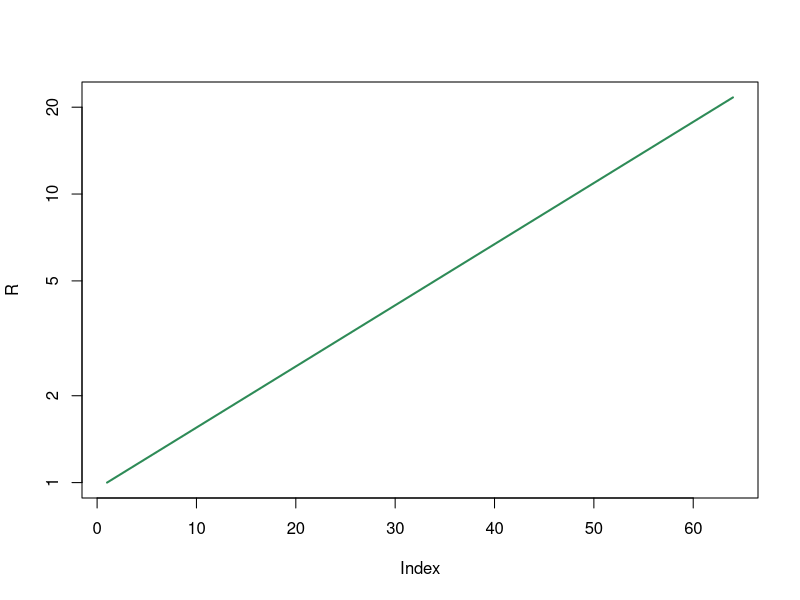
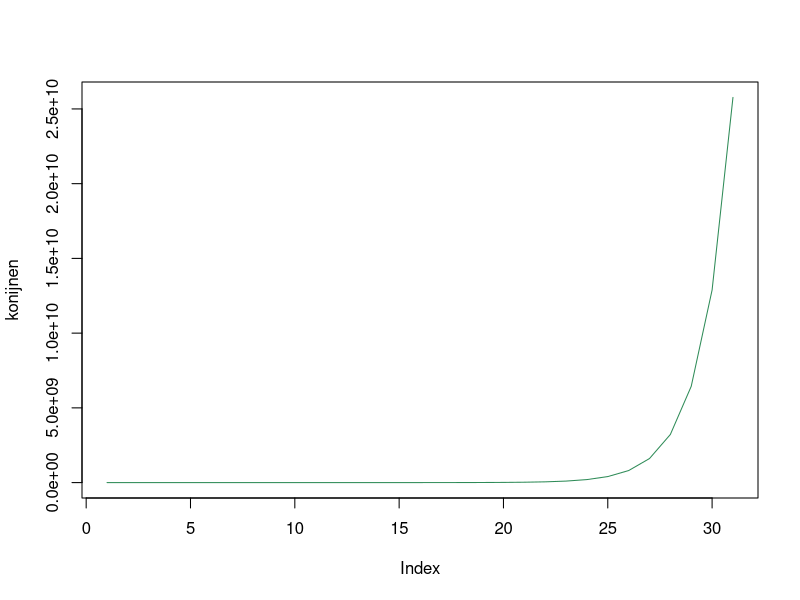
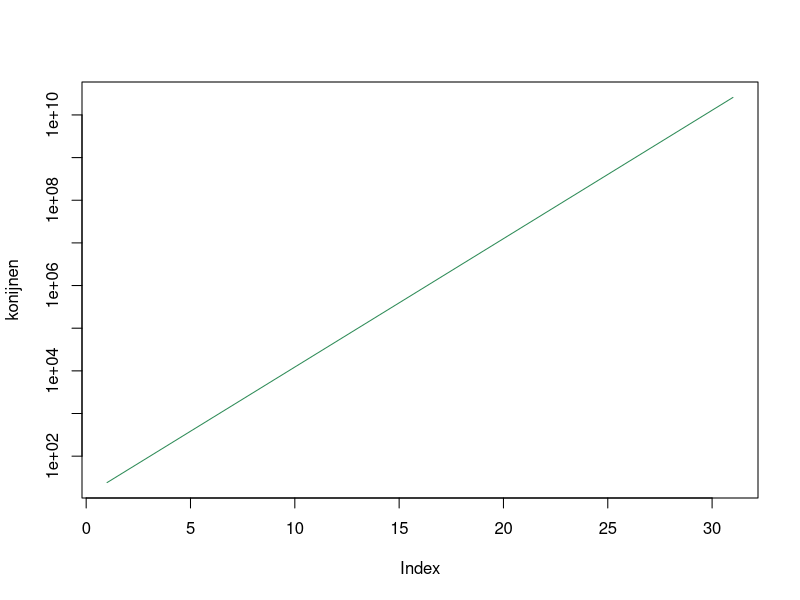
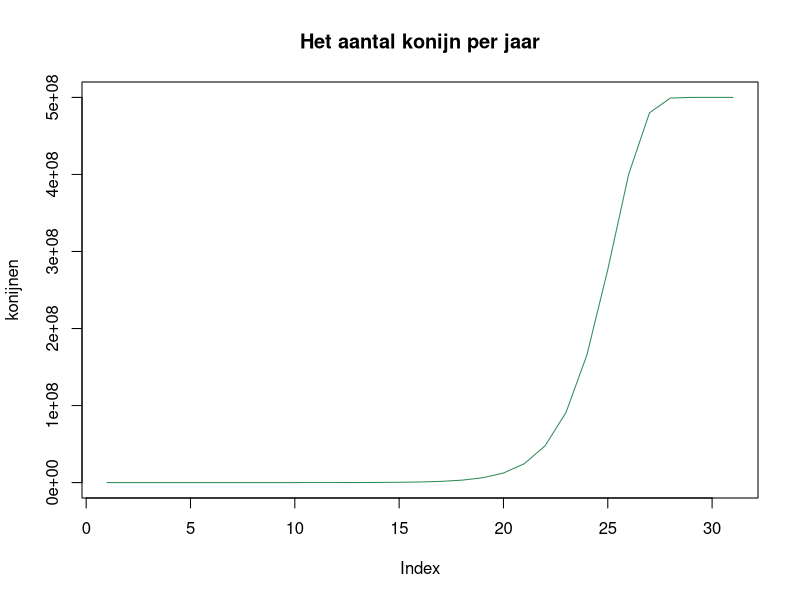
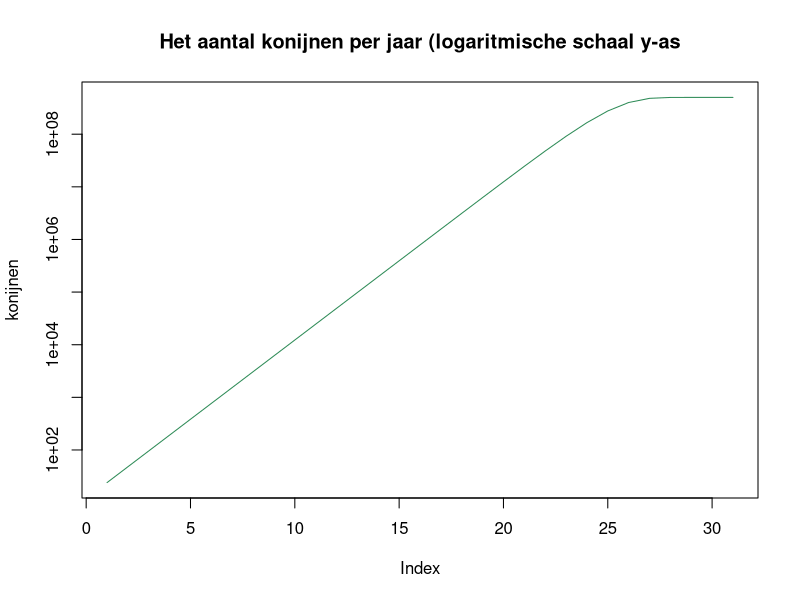
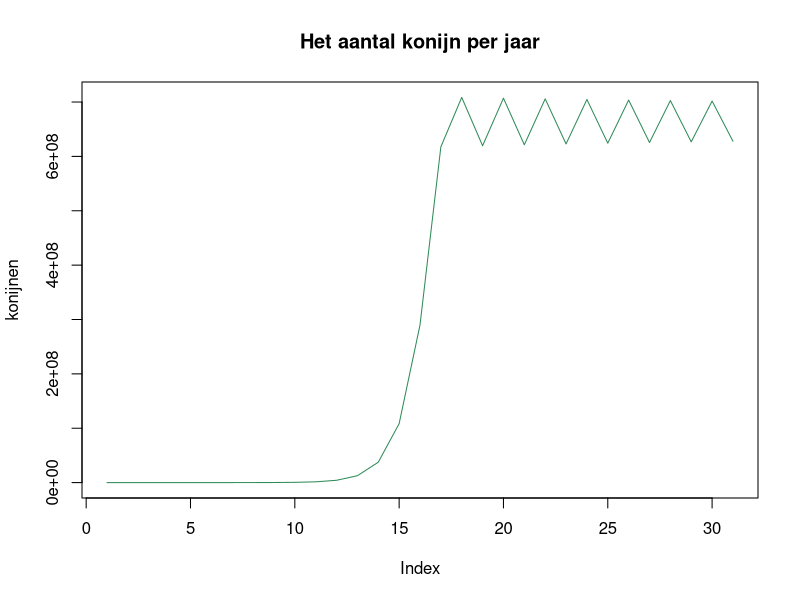
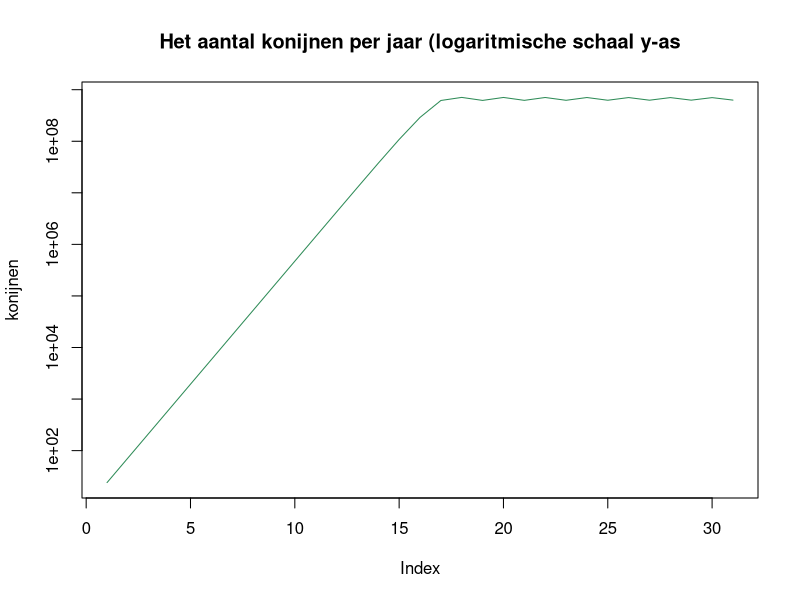
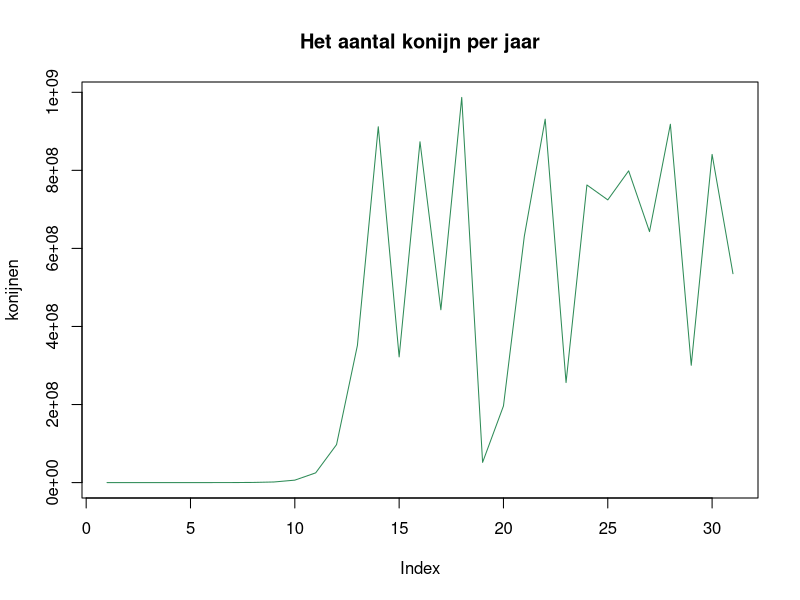

Write R code to recreate these figures, in order.
## ---- chunk 1
#| eval: true
#| echo: true
#| code-fold: false
#| label: fig-exponential

# beginaantal rijst
R <- 1

# herhaal iets 63 keer met een for-loop
for (i in 1:63) {
  R[i+1] <- R[i]*1.05 # R in volgende stap is 2*R in deze stap
}

plot(R , type='l', col="seagreen", log="y", lwd=2) 
## ---- chunk 2
sum(R)
## ---- chunk 3
# definieren van begin aantal konijnen
konijnen <- 24
# verdubbel het aantal konijnen 20 keer
for (i in 1:20){ 
konijnen <- konijnen * 2
}
# er zijn verschillende opties om "Het aantal konijnen na 20 tijdstappen is gelijk aan 25165824” te printen:
# met cat:
cat("Het aantal konijnen na 20 tijdstappen is gelijk aan ", konijnen)
# met paste:
paste("Het aantal konijnen na 20 tijdstappen is gelijk aan ", konijnen)
## ---- chunk 4
# Stap 1: Stel begin-aantal konijnen in
konijnen <- 24

# Stap 2: Verdubbel het aantal konijnen 30 keer
for (t in 1:30){
  konijnen[t+1] <- 2*konijnen[t]
}

# Stap 3: Plot het resultaat
plot(konijnen, type='l', col="seagreen")
## ---- chunk 5
# Stap 1: Stel begin -aantal konijnen in
konijnen <- 24
# Stap 2: Verdubbel het aantal konijnen 30 keer
for (t in 1:30){
konijnen [t+1] <- 2* konijnen [t]
}
# Stap 3: Plot het resultaat met een logaritmische y as, net zoals in de code van figuur 3
plot(konijnen , type='l', col="seagreen", log="y")
## ---- chunk 6
# Stap 1: Stel begin-aantal konijnen in
konijnen <- 24

# We maken een variabele voor K
K <- 10^9

# Stap 2: Verdubbel het aantal konijnen 30 keer
for (t in 1:30){
  # Reken eerst de waarde van f uit voor het aantal konijnen dat de populatie in de vorige tijdstap bevatte:
  f <- 1 - konijnen[t]/K
  # Gebruik dit vervolgens in de formule om het nieuwe aantal konijnen uit te rekenen
  konijnen[t+1] <- 2*konijnen[t]*f
}

# Stap 3: Plot het resultaat
plot(konijnen, type='l', col="seagreen", main = "Het aantal konijn per jaar")
paste("Het uiteindelijke aantal konijnen is gelijk aan", 
      konijnen[length(konijnen)]) # Dit is een manier om de laatste waarde van de vector konijnen te bekijken
## ---- chunk 7
plot(konijnen, type='l', col="seagreen", log="y", main = "Het aantal konijnen per jaar (logaritmische schaal y-as")
## ---- chunk 8
paste("Na 10 jaar zijn er", konijnen[11], "konijnen")
## ---- chunk 9
# Stap 1: Stel begin-aantal konijnen in
konijnen <- 24

# Stap 2: Bepaal waardes voor de parameters van het model
K <- 10^9
r <- 3

# Stap 3: Verdubbel het aantal konijnen 30 keer
for (t in 1:30){
  konijnen[t+1] <- r*konijnen[t]*(1 - konijnen[t]/K)
}

# Stap 4: Plot het resultaat
plot(konijnen, type='l', col="seagreen", main = "Het aantal konijn per jaar")
# plot op logaritmische schaal
plot(konijnen, type='l', col="seagreen", log="y", main = "Het aantal konijnen per jaar (logaritmische schaal y-as")
paste("Het uiteindelijke aantal konijnen is gelijk aan", 
      konijnen[length(konijnen)]) # Dit is een manier om de laatste waarde van de vector konijnen te bekijken
paste("Het aantal konijnen na 10 jaar is gelijk aan", 
      konijnen[11])
## ---- chunk 10
# Stap 1: Stel begin-aantal konijnen in
konijnen <- 24

# Stap 2: Bepaal waardes voor de parameters van het model
K <- 10^9
r <- 4

# Stap 3: Verdubbel het aantal konijnen 30 keer
for (t in 1:30){
  konijnen[t+1] <- r*konijnen[t]*(1 - konijnen[t]/K)
}

# Stap 4: Plot het resultaat
plot(konijnen, type='l', col="seagreen", main = "Het aantal konijn per jaar")
# plot op logaritmische schaal
plot(konijnen, type='l', col="seagreen", log="y", main = "Het aantal konijnen per jaar (logaritmische schaal y-as")
paste("Het uiteindelijke aantal konijnen is gelijk aan", 
      konijnen[length(konijnen)]) # Dit is een manier om de laatste waarde van de vector konijnen te bekijken
paste("Het aantal konijnen na 10 jaar is gelijk aan", 
      konijnen[11])
## ---- chunk 11
plot(c(13,100,292,619,1081,1695,2458,3191), log="y", type = "b")
## ---- chunk 12
# Stap 1: stel parameters in
p <- 2e11    
d <- 1/120   

# Stap 2: stel het beginaantal B in
B <- p/d

# Stap 3: maak functie die B, p, en d gebruikt om de verandering uit te rekenen
verandering <- function (B, p, d){
  delta <- p - d*B
  return(delta)
}

# Stap 4: een test of de functie werkt
verandering(B=p/d, p=p, d=d) 

# Stap 5: maak een lege lijst met begin-aantal erin
B <- c(0.9*p/d)

# Stap 6: reken 500 keer de volgende hoeveelheid B uit
for (t in 1:500) {
  B[t+1] <- B[t] + verandering(B=B[t], p=p, d=d)
}

# Stap 7: plot de tijdserie
plot(B, xlab="Tijd in dagen", ylab="Aantal rode bloedcellen", type="l", col="seagreen", lwd=2)
## ---- chunk 13
# Stap 1: stel parameters in
p <- 2e11    
d <- 1/120   

# Stap 2: stel het beginaantal B in
B <- p/d

# Stap 3: maak functie die B, p, en d gebruikt om de verandering uit te rekenen
verandering <- function (B, p, d){
  delta <- p - d*B
  return(delta)
}

# Stap 4: een test of de functie werkt
# verandering(B=p/d, p=p, d=d) 

# Stap 5: maak een lege lijst met begin-aantal erin
B <- c(0.99*p/d)

# Stap 6: reken 500 keer de volgende hoeveelheid B uit
for (t in 1:500) {
  B[t+1] <- B[t] + verandering(B=B[t], p=p, d=d)
}

# Stap 7: plot de tijdserie
plot(B, xlab="Tijd in dagen", ylab="Aantal rode bloedcellen", type="l", col="seagreen", lwd=2)
## ---- chunk 14
#| label: fig-rodebloedcellen-m
#| fig-cap: "Snelheid van herstel voor verschillende parameters."
#| fig-subcap: 
#|   - "Originele parameterwaarden."
#|   - "Grotere waarde voor p (snellere productie)."
#|   - "Kleinere waarde voor d (minder sterfte)."
#| layout-ncol: 3

# Originele parameterwaarden

# Stap 1: stel parameters in
p <- 2e11    
d <- 1/120   

# Stap 2: stel het beginaantal B in
B <- p/d

# Stap 3: maak functie die B, p, en d gebruikt om de verandering uit te rekenen
verandering <- function (B, p, d){
  delta <- p - d*B
  return(delta)
}

# Stap 4: een test of de functie werkt
# verandering(B=p/d, p=p, d=d) 

# Stap 5: maak een lege lijst met begin-aantal erin
B <- c(0.9*p/d)

# Stap 6: reken 500 keer de volgende hoeveelheid B uit
for (t in 1:500) {
  B[t+1] <- B[t] + verandering(B=B[t], p=p, d=d)
}

# Stap 7: plot de tijdserie
plot(B, xlab="Tijd in dagen", ylab="Aantal rode bloedcellen", type="l", col="seagreen", lwd=2)

# Grotere waarde voor p (snellere productie)

# Stap 1: stel parameters in
p <- 2e12    # verhoog p
d <- 1/120   # houdt d op de oude waarde

# Stap 2-4 blijft hetzelfde en kunnen we overslaan

# Stap 5: maak een lege lijst met begin-aantal erin
B <- c(0.9*p/d)

# Stap 6: reken 500 keer de volgende hoeveelheid B uit
for (t in 1:500) {
  B[t+1] <- B[t] + verandering(B=B[t], p=p, d=d)
}

# Stap 7: plot de tijdserie
plot(B, xlab="Tijd in dagen", ylab="Aantal rode bloedcellen", type="l", col="seagreen", lwd=2)


# Kleinere waarde voor d (minder sterfte)

# Stap 1: stel parameters in
p <- 2e11 # zet p terug naar de oude waarde    
d <- 1/240   # verlaag d

# Stap 2-4 blijft hetzelfde en kunnen we overslaan

# Stap 5: maak een lege lijst met begin-aantal erin
B <- c(0.9*p/d)

# Stap 6: reken 500 keer de volgende hoeveelheid B uit
for (t in 1:500) {
  B[t+1] <- B[t] + verandering(B=B[t], p=p, d=d)
}

# Stap 7: plot de tijdserie
plot(B, xlab="Tijd in dagen", ylab="Aantal rode bloedcellen", type="l", col="seagreen", lwd=2)
## ---- chunk 15
#| fig-cap: "Differentievergelijking"
#| fig-subcap: 
#|   - "r = 0.8"
#|   - "r = 2"
#|   - "r = 3"
#|   - "r = 4"
#| layout-ncol: 2

# R = 0.8
# Stap 1, definieer beginaantal konijnen en parameters
N <- 24    # aantal konijnen
r <- 0.8     # intrinsieke groeisnelheid
K <- 10^9  # schaalt de dichtheidsafhankelijkheid

# Stap 2: bereken het aantal konijnen in [t+1] 40 keer
for (t in 1:40){
  N[t+1] <- r*N[t]*(1-(N[t]/K))
}

# Stap 3: bekijk resultaten
plot(N,type="o",xlab="Tijd (jaren)", ylab="Aantal konijnen")

# R = 2
# Stap 1, definieer beginaantal konijnen en parameters
N <- 24    # aantal konijnen
r <- 2     # intrinsieke groeisnelheid
K <- 10^9  # schaalt de dichtheidsafhankelijkheid

# Stap 2: bereken het aantal konijnen in [t+1] 40 keer
for (t in 1:40){
  N[t+1] <- r*N[t]*(1-(N[t]/K))
}

# Stap 3: bekijk resultaten
plot(N,type="o",xlab="Tijd (jaren)", ylab="Aantal konijnen")

# R = 3
# Stap 1, definieer beginaantal konijnen en parameters
N <- 24    # aantal konijnen
r <- 3     # intrinsieke groeisnelheid
K <- 10^9  # schaalt de dichtheidsafhankelijkheid

# Stap 2: bereken het aantal konijnen in [t+1] 40 keer
for (t in 1:40){
  N[t+1] <- r*N[t]*(1-(N[t]/K))
}

# Stap 3: bekijk resultaten
plot(N,type="o",xlab="Tijd (jaren)", ylab="Aantal konijnen")

# R = 4
# Stap 1, definieer beginaantal konijnen en parameters
N <- 24    # aantal konijnen
r <- 4     # intrinsieke groeisnelheid
K <- 10^9  # schaalt de dichtheidsafhankelijkheid

# Stap 2: bereken het aantal konijnen in [t+1] 40 keer
for (t in 1:40){
  N[t+1] <- r*N[t]*(1-(N[t]/K))
}

# Stap 3: bekijk resultaten
plot(N,type="o",xlab="Tijd (jaren)", ylab="Aantal konijnen")
## ---- chunk 16
#| label: fig-diffvsdiffing-b
#| fig-cap: "Differentiaalvergelijking."
#| fig-subcap: 
#|   - "r = 0.8"
#|   - "r = 2"
#|   - "r = 4"
#|   - "r = 250"
#| layout-ncol: 2

# r = 0.8
# SIMPEL SCRIPT VOOR DIFFERENTIAALVERGELIJKING
# Stap 1, definieer beginaantal konijnen en parameters
N <- 24 
r <- 0.8
K <- 10^9

# Stap 2, definieer tijdstappen en maak een dataframe aan
delta_t <- 0.01 # grootte van de tijdstap
tijdstapjes <- seq(0,20,by=delta_t)
tijdserie <- data.frame(t=tijdstapjes,konijnen=N)

# Stap 3: Reken in kleine stapjes de volgende N uit
for (t in 1:length(tijdstapjes)-1){
  groeiN <- delta_t * r*N*(1-N/K)  
  N <- N + groeiN 
  tijdserie[t+1,"konijnen"] <- N
}

# Stap 3: bekijk resultaten
plot(tijdserie$t, tijdserie$konijnen, type="l",xlab="Tijd (jaren)", ylab="Aantal konijnen")

# r = 2
# SIMPEL SCRIPT VOOR DIFFERENTIAALVERGELIJKING
# Stap 1, definieer beginaantal konijnen en parameters
N <- 24 
r <- 2
K <- 10^9

# Stap 2, definieer tijdstappen en maak een dataframe aan
delta_t <- 0.01 # grootte van de tijdstap
tijdstapjes <- seq(0,20,by=delta_t)
tijdserie <- data.frame(t=tijdstapjes,konijnen=N)

# Stap 3: Reken in kleine stapjes de volgende N uit
for (t in 1:length(tijdstapjes)-1){
  groeiN <- delta_t * r*N*(1-N/K)  
  N <- N + groeiN 
  tijdserie[t+1,"konijnen"] <- N
}

# Stap 3: bekijk resultaten
plot(tijdserie$t, tijdserie$konijnen, type="l",xlab="Tijd (jaren)", ylab="Aantal konijnen")

# r = 4
# SIMPEL SCRIPT VOOR DIFFERENTIAALVERGELIJKING
# Stap 1, definieer beginaantal konijnen en parameters
N <- 24 
r <- 4
K <- 10^9

# Stap 2, definieer tijdstappen en maak een dataframe aan
delta_t <- 0.01 # grootte van de tijdstap
tijdstapjes <- seq(0,20,by=delta_t)
tijdserie <- data.frame(t=tijdstapjes,konijnen=N)

# Stap 3: Reken in kleine stapjes de volgende N uit
for (t in 1:length(tijdstapjes)-1){
  groeiN <- delta_t * r*N*(1-N/K)  
  N <- N + groeiN 
  tijdserie[t+1,"konijnen"] <- N
}

# Stap 3: bekijk resultaten
plot(tijdserie$t, tijdserie$konijnen, type="l",xlab="Tijd (jaren)", ylab="Aantal konijnen")

# r = 250
# SIMPEL SCRIPT VOOR DIFFERENTIAALVERGELIJKING
# Stap 1, definieer beginaantal konijnen en parameters
N <- 24 
r <- 250
K <- 10^9

# Stap 2, definieer tijdstappen en maak een dataframe aan
delta_t <- 0.01 # grootte van de tijdstap
tijdstapjes <- seq(0,20,by=delta_t)
tijdserie <- data.frame(t=tijdstapjes,konijnen=N)

# Stap 3: Reken in kleine stapjes de volgende N uit
for (t in 1:length(tijdstapjes)-1){
  groeiN <- delta_t * r*N*(1-N/K)  
  N <- N + groeiN 
  tijdserie[t+1,"konijnen"] <- N
}

# Stap 3: bekijk resultaten
plot(tijdserie$t, tijdserie$konijnen, type="l",xlab="Tijd (jaren)", ylab="Aantal konijnen")
